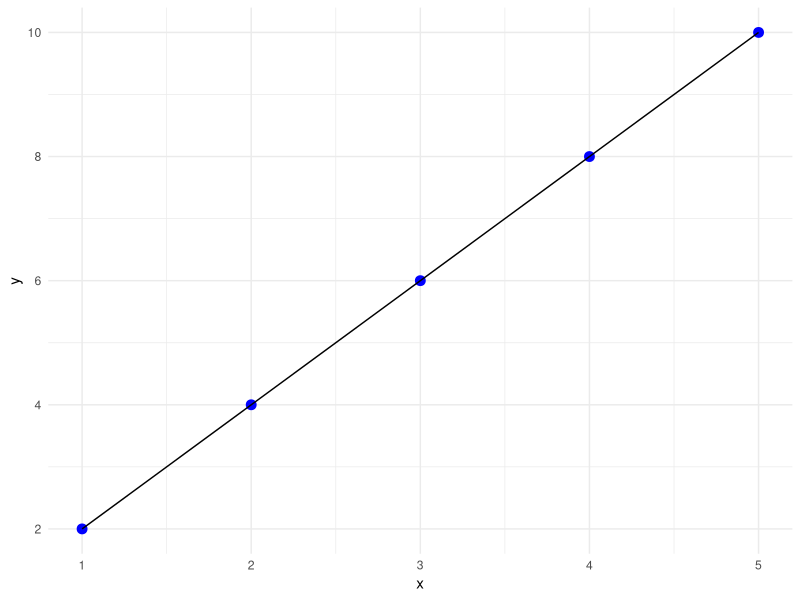
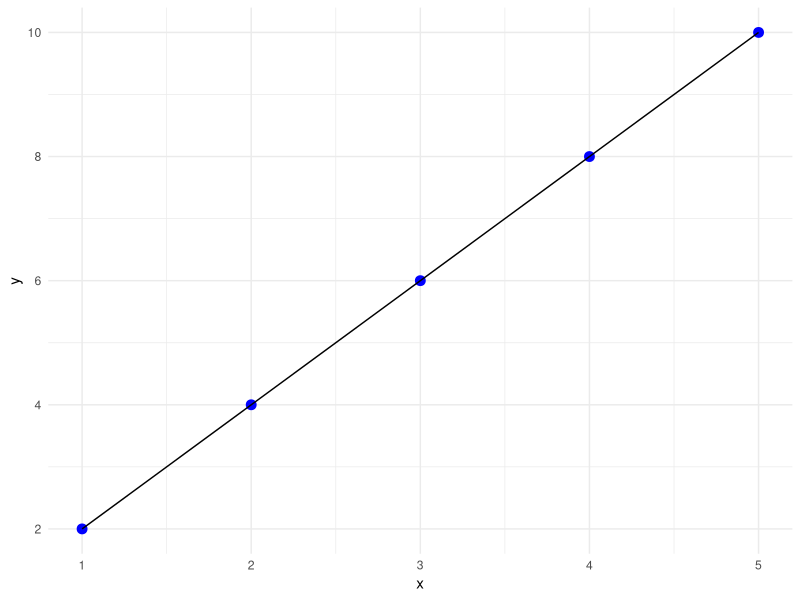

The R script that drew these images, in order:
library(ggplot2)

dados <- data.frame(x = c(1, 2, 3, 4, 5), y = c(2, 4, 6, 8, 10))

grafico <- ggplot(data = dados, aes(x = x, y = y))
#print(grafico)

grafico <- grafico + geom_point(color = "blue", size = 3)
#print(grafico)

grafico <- grafico + geom_line()
#print(grafico)

grafico <- grafico + theme_minimal()
print(grafico)

#grafico <- grafico + facet_wrap(~variavel_categorica)
#print(grafico)

ggsave("meu_grafico.png", plot = grafico)